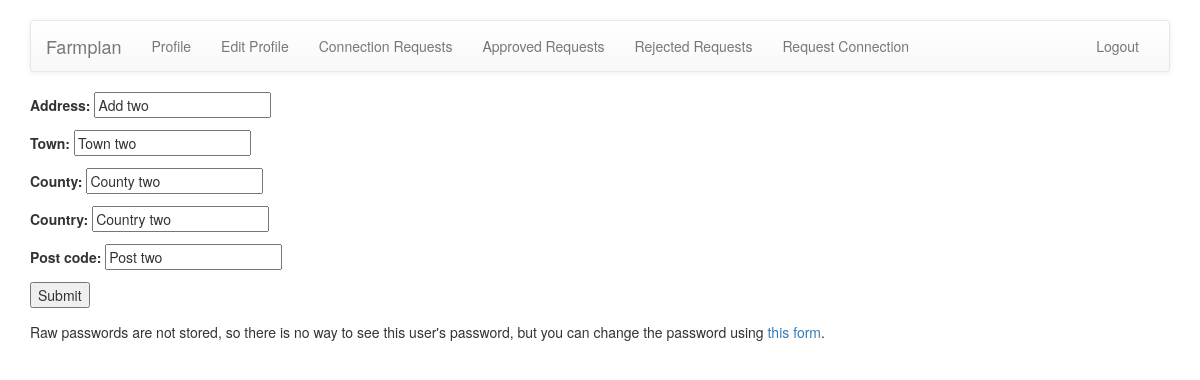
/accounts/profile/edit (signed in), run on the app's committed database.
### accounts/models.py (models this page shows)
class Profile(models.Model):
    user = models.OneToOneField(FarmUser, on_delete=models.CASCADE)
    address = models.CharField(max_length=100, default='')
    town = models.CharField(max_length=50, default='')
    county = models.CharField(max_length=50, default='')
    country = models.CharField(max_length=30, default='')
    post_code = models.CharField(max_length=10, default='')

### accounts/views.py (the view)
@login_required
def edit_profile(request):
    if request.user.is_admin:
        return HttpResponse('<h1>Page not found</h1>')
    else:
        data = get_object_or_404(Profile, user=request.user)
        if request.method == 'POST':
            form = EditProfileForm(request.POST, instance=data)
            if form.is_valid():
                form.save()
                return redirect('/accounts/profile')
        else:
            form = EditProfileForm(instance=data)
        return render(request, 'accounts/edit_profile.html', {'form' : form})

### accounts/forms.py
class EditProfileForm(forms.ModelForm):
    class Meta:
        model = Profile
        fields = (
            'address',
            'town',
            'county',
            'country',
            'post_code',
        )

### accounts/templates/accounts/edit_profile.html (shortened to what this page needs)
{% extends 'base.html' %}
{% block body %}
<div class="container">
    <form method="post">
        {{ form.as_p }}
        <button type="submit">Submit</button>
    </form>
    <p>Raw passwords are not stored, so there is no way to see this user's password, but you can change the password using <a href="{% url 'accounts:change_password' %}">this form</a>.</p>
</div>
{% endblock %}

### data on the page
Profile: address "Add two", town "Town two", county "County two", country "Country two", post_code "Post two"
